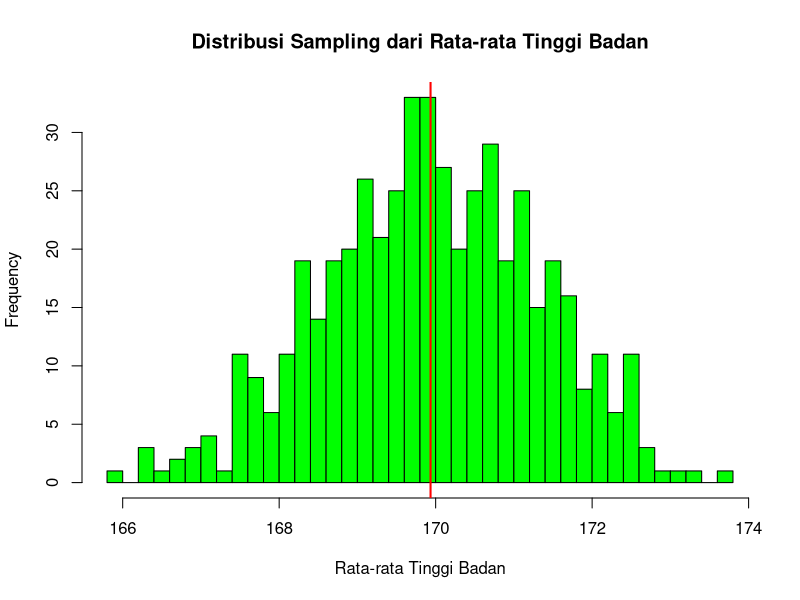
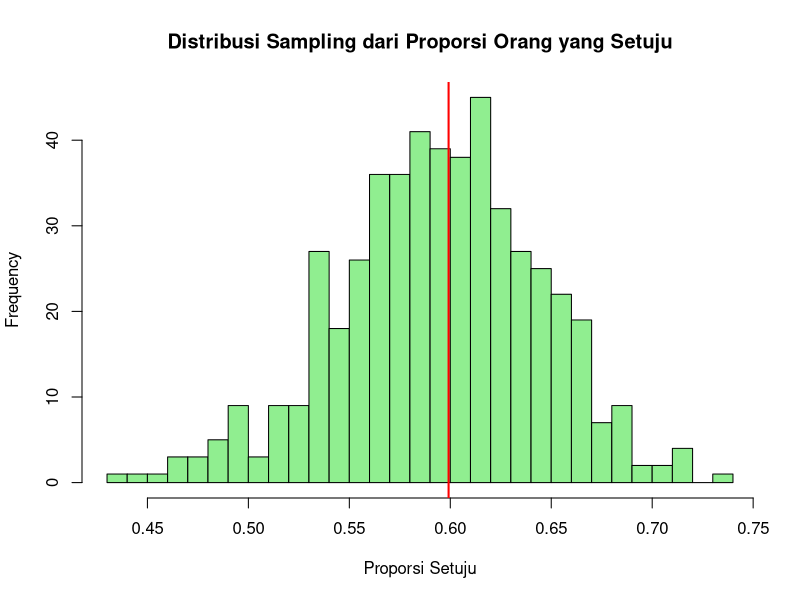
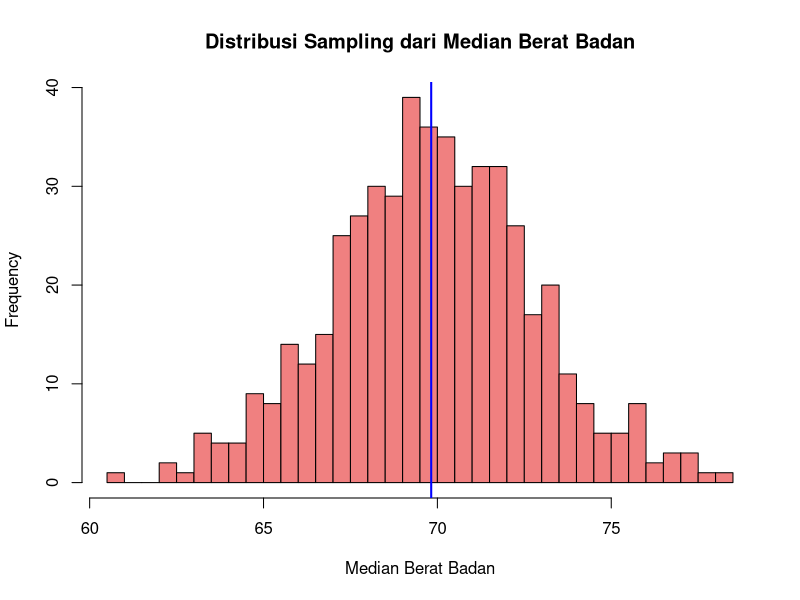
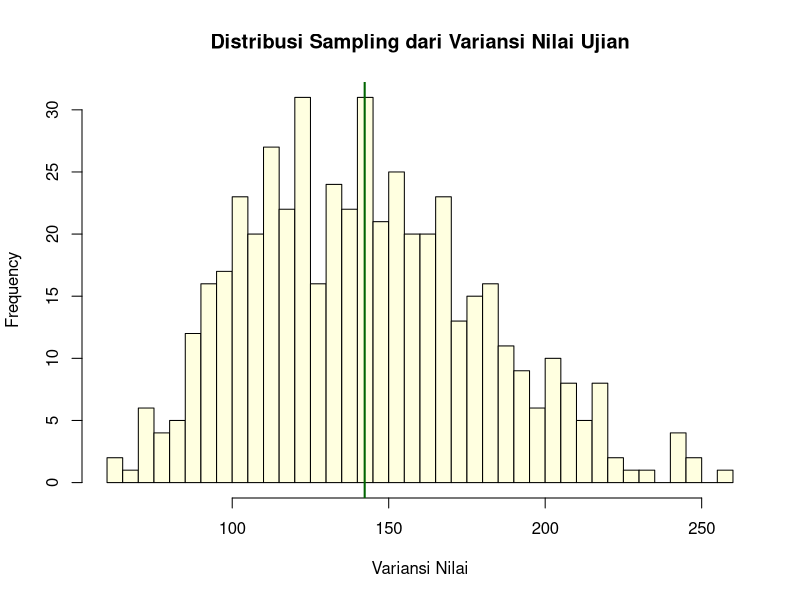
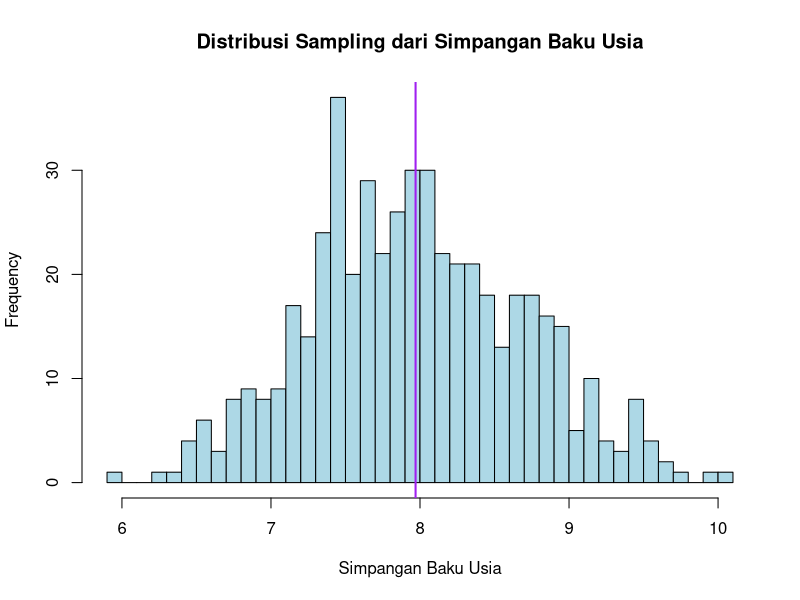
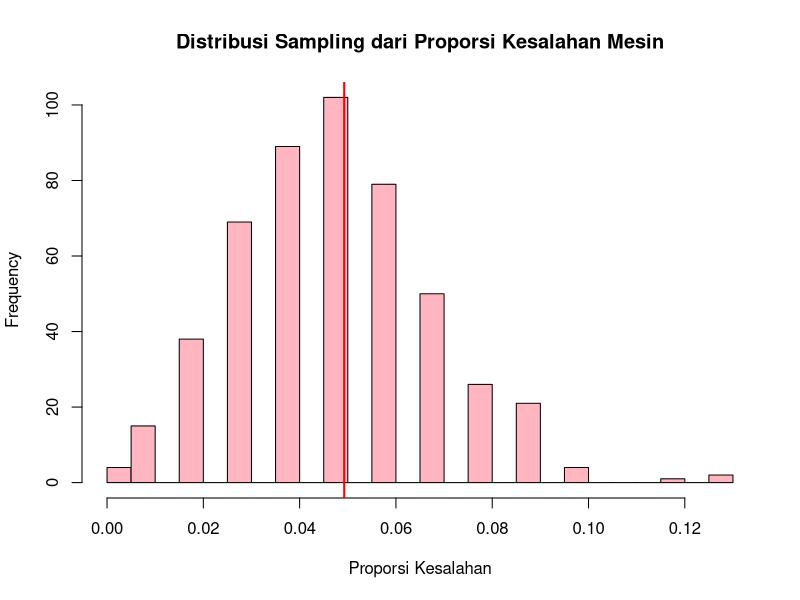
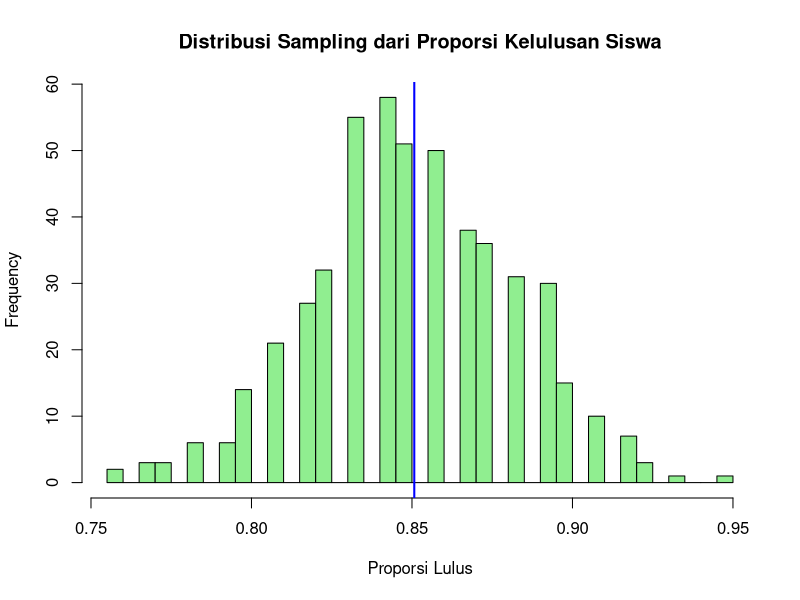

The R script that drew these images, in order:
#kasus 1
#Anda ingin mengetahui distribusi sampling dari rata-rata tinggi badan orang dewasa di suatu kota. Diasumsikan tinggi badan mengikuti distribusi normal dengan rata-rata 170 cm dan standar deviasi 10 cm. Anda ingin membuat distribusi sampling dari rata-rata sampel dengan ukuran 50 orang.
#set seed untuk reproduktibilitas
set.seed(123)

#Parameter populasi
mean_populasi <- 170
sd_populasi <- 10
n <- 50 #ukuran sampel
banyak_sampel <- 500 #Banyaknya distribusi sampling

# Simulasi distribusi sampling
rata_sampel <- replicate(banyak_sampel, {
  sampel <- rnorm(n, mean = mean_populasi, sd = sd_populasi)
  mean(sampel)
})

# Plot distribusi sampling
hist(rata_sampel, main = "Distribusi Sampling dari Rata-rata Tinggi Badan",
     xlab = "Rata-rata Tinggi Badan", col = "green", breaks = 30)

# Menambahkan garis untuk mean
abline(v = mean(rata_sampel), col = "red", lwd = 2)



#kasus 2
#Anda ingin mengetahui distribusi sampling dari proporsi orang yang setuju terhadap suatu kebijakan di populasi. Diasumsikan bahwa di populasi, 60% setuju terhadap kebijakan tersebut. Anda ingin membuat distribusi sampling dari proporsi orang yang setuju dalam sampel berukuran 100 orang.
# Set seed untuk reproduktibilitas
set.seed(456)

# Parameter populasi
prop_populasi <- 0.60
n <- 100  # Ukuran sampel
banyak_sampel <- 500  # Banyaknya distribusi sampling

# Simulasi distribusi sampling
prop_sampel <- replicate(banyak_sampel, {
  sampel <- rbinom(n, 1, prop_populasi)
  mean(sampel)
})

# Plot distribusi sampling
hist(prop_sampel, main = "Distribusi Sampling dari Proporsi Orang yang Setuju",
     xlab = "Proporsi Setuju", col = "lightgreen", breaks = 30)

# Menambahkan garis untuk mean
abline(v = mean(prop_sampel), col = "red", lwd = 2)


#kasus 3
#Anda ingin mengetahui distribusi sampling dari median berat badan di suatu populasi. Populasi tersebut memiliki rata-rata berat badan 70 kg dan standar deviasi 15 kg. Anda akan mengambil sampel berukuran 40 dan melihat distribusi sampling dari median.
set.seed(789)

# Parameter populasi
mean_populasi <- 70
sd_populasi <- 15
n <- 40  # Ukuran sampel
banyak_sampel <- 500  # Banyaknya distribusi sampling

# Simulasi distribusi sampling
median_sampel <- replicate(banyak_sampel, {
  sampel <- rnorm(n, mean = mean_populasi, sd = sd_populasi)
  median(sampel)
})

# Plot distribusi sampling
hist(median_sampel, main = "Distribusi Sampling dari Median Berat Badan",
     xlab = "Median Berat Badan", col = "lightcoral", breaks = 30)

# Menambahkan garis untuk median
abline(v = median(median_sampel), col = "blue", lwd = 2)
rm(list=ls())


#kasus 4
#Anda ingin mengetahui distribusi sampling dari variansi nilai ujian di suatu populasi siswa. Nilai ujian di populasi tersebut memiliki rata-rata 75 dan standar deviasi 12. Anda akan mengambil sampel berukuran 30 dan melihat distribusi sampling dari variansi.

# Set seed untuk reproduktibilitas
set.seed(101)

# Parameter populasi
mean_populasi <- 75
sd_populasi <- 12
n <- 30  # Ukuran sampel
banyak_sampel <- 500  # Banyaknya distribusi sampling

# Simulasi distribusi sampling
var_sampel <- replicate(banyak_sampel, {
  sampel <- rnorm(n, mean = mean_populasi, sd = sd_populasi)
  var(sampel)
})

# Plot distribusi sampling
hist(var_sampel, main = "Distribusi Sampling dari Variansi Nilai Ujian",
     xlab = "Variansi Nilai", col = "lightyellow", breaks = 30)

# Menambahkan garis untuk variansi
abline(v = mean(var_sampel), col = "darkgreen", lwd = 2)
rm(list=ls())



### Kasus 5: Distribusi Sampling dari Simpangan Baku
#Anda ingin mengetahui distribusi sampling dari simpangan baku usia di suatu populasi. Populasi tersebut memiliki rata-rata usia 35 tahun dan standar deviasi 8 tahun. Anda akan mengambil sampel berukuran 60 dan melihat distribusi sampling dari simpangan baku.

# Set seed untuk reproduktibilitas
set.seed(202)

# Parameter populasi
mean_populasi <- 35
sd_populasi <- 8
n <- 60  # Ukuran sampel
banyak_sampel <- 500  # Banyaknya distribusi sampling

# Simulasi distribusi sampling
sd_sampel <- replicate(banyak_sampel, {
  sampel <- rnorm(n, mean = mean_populasi, sd = sd_populasi)
  sd(sampel)
})

# Plot distribusi sampling
hist(sd_sampel, main = "Distribusi Sampling dari Simpangan Baku Usia",
     xlab = "Simpangan Baku Usia", col = "lightblue", breaks = 30)

# Menambahkan garis untuk simpangan baku
abline(v = mean(sd_sampel), col = "purple", lwd = 2)
rm(list=ls())


### Kasus 6: Distribusi Sampling dari Rata-rata Proporsi Kesalahan Mesin
#Anda ingin mengetahui distribusi sampling dari proporsi kesalahan yang terjadi pada mesin produksi. Di populasi, rata-rata mesin memiliki kesalahan sebesar 5% (0.05). Anda mengambil sampel dari 100 mesin, dan ingin melihat distribusi sampling dari proporsi kesalahan.

# Set seed untuk reproduktibilitas
set.seed(303)

# Parameter populasi
prop_populasi <- 0.05
n <- 100  # Ukuran sampel
banyak_sampel <- 500  # Banyaknya distribusi sampling

# Simulasi distribusi sampling
prop_error_sampel <- replicate(banyak_sampel, {
  sampel <- rbinom(n, 1, prop_populasi)
  mean(sampel)
})

# Plot distribusi sampling
hist(prop_error_sampel, main = "Distribusi Sampling dari Proporsi Kesalahan Mesin",
     xlab = "Proporsi Kesalahan", col = "lightpink", breaks = 30)

# Menambahkan garis untuk mean
abline(v = mean(prop_error_sampel), col = "red", lwd = 2)
rm(list=ls())


### Kasus 7: Distribusi Sampling dari Proporsi Kelulusan Siswa
#Anda ingin mengetahui distribusi sampling dari proporsi kelulusan siswa di sebuah sekolah. Di populasi, 85% siswa lulus ujian. Anda mengambil sampel berukuran 120 dan ingin melihat distribusi sampling dari proporsi kelulusan

# Set seed untuk reproduktibilitas
set.seed(404)

# Parameter populasi
prop_populasi <- 0.85
n <- 120  # Ukuran sampel
banyak_sampel <- 500  # Banyaknya distribusi sampling

# Simulasi distribusi sampling
prop_lulus_sampel <- replicate(banyak_sampel, {
  sampel <- rbinom(n, 1, prop_populasi)
  mean(sampel)
})

# Plot distribusi sampling
hist(prop_lulus_sampel, main = "Distribusi Sampling dari Proporsi Kelulusan Siswa",
     xlab = "Proporsi Lulus", col = "lightgreen", breaks = 30)

# Menambahkan garis untuk mean
abline(v = mean(prop_lulus_sampel), col = "blue", lwd = 2)
rm(list=ls())

